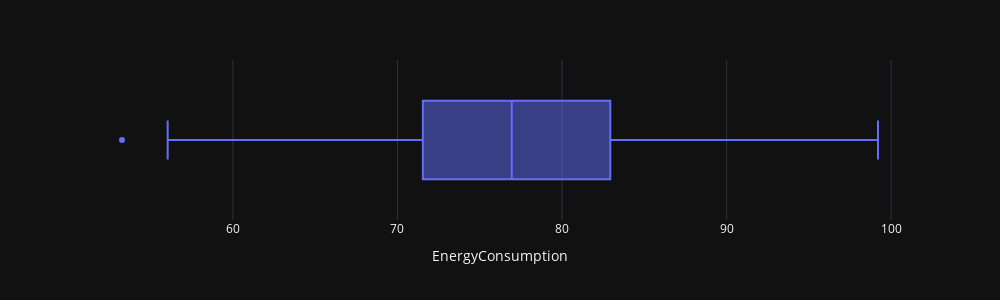

Notebook source saved alongside this figure:
### Code cell
import plotly.express as px
import plotly.figure_factory as ff

fig = px.box(data_frame = dff, x = "EnergyConsumption", width = 1000, height = 300)
fig.update_layout({"template": "plotly_dark",})
fig.show()

### Figure 1 — Plotly figure (JSON) as saved in the notebook; plotly's stock layout.template omitted (floating-point values rounded to 4 significant figures; data arrays with more than 128 entries replaced by an {"elided": "..."} marker saying what was removed)
{"data": [{"alignmentgroup": "True", "hovertemplate": "EnergyConsumption=%{x}<extra></extra>", "legendgroup": "", "marker": {"color": "#636efa"}, "name": "", "notched": false, "offsetgroup": "", "orientation": "h", "showlegend": false, "type": "box", "x": {"elided": "1000 float values"}, "x0": " ", "xaxis": "x", "y0": " ", "yaxis": "y"}], "layout": {"boxmode": "group", "height": 300, "legend": {"tracegroupgap": 0}, "margin": {"t": 60}, "width": 1000, "xaxis": {"anchor": "y", "domain": [0, 1], "title": {"text": "EnergyConsumption"}}, "yaxis": {"anchor": "x", "domain": [0, 1]}}}
